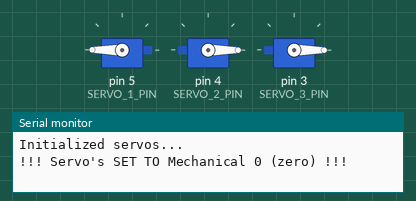
The sketch below on a simulated Arduino Uno, built with avr-gcc and run on an emulated ATmega328P. Shown: 3 × servo, the last lines printed to the serial monitor.

Above: at 0.1 s.
At 2.0 s:
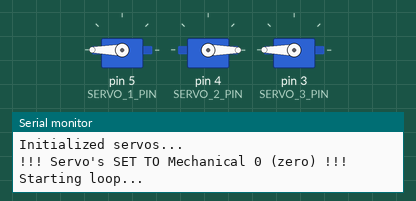
At 4.0 s:
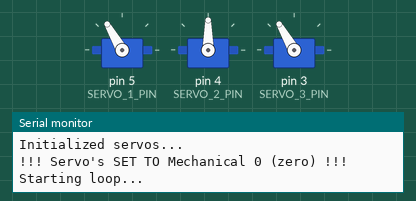
At 8.9 s:
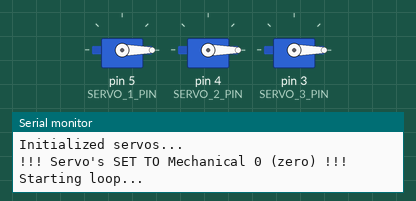
At 12.0 s:
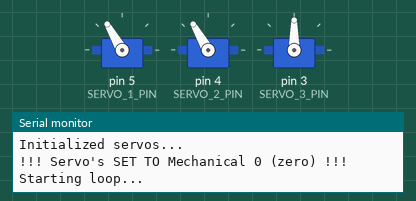
At 17.8 s:
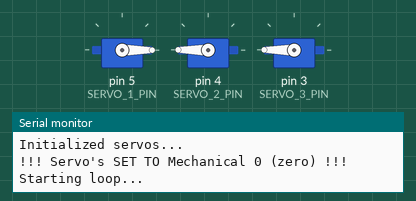
Timing chart, 0 to 23.2 s (numbered marks = the images above):
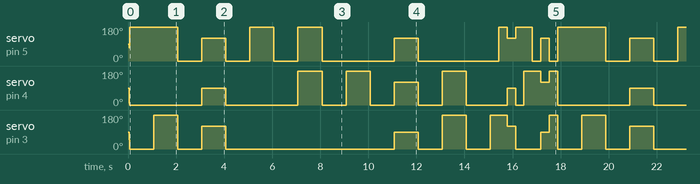

Measured:
- by itself, servo on pin 3 (SERVO_3_PIN): repeats every 17.8 s: 0° 1.0 s, 180° 1.0 s, 0° 1.0 s, 120° 1.0 s, 0° 7.0 s, 90° 1.0 s, 0° 1.0 s, 180° 1.0 s, 0° 1.0 s, 180° 0.70 s, 120° 0.35 s, 0° 1.1 s, 90° 0.35 s, 180° 0.35 s
- by itself, servo on pin 4 (SERVO_2_PIN): repeats every 17.8 s: 0° 3.0 s, 90° 1.0 s, 0° 3.0 s, 2 × (180° 1.0 s, 0° 1.0 s), 120° 1.0 s, 0° 1.0 s, 180° 1.0 s, 0° 1.7 s, 90° 0.35 s, 0° 0.35 s, 180° 0.70 s, 120° 0.35 s, 180° 0.35 s

The sketch:

stewie.ino
```cpp
#include <Servo.h>


#define SERVO_1_PIN 5 // Zpb3
#define SERVO_2_PIN 4 // Zpb2
#define SERVO_3_PIN 3 // Zpb1
#define servothree 120
Servo servo1;
Servo servo2;
Servo servo3;

int i = 1;
int delay1 = 1000;
int delay2 = 350;
void setup()
{
    Serial.begin(9600);
    servo1.attach(SERVO_1_PIN);
    servo2.attach(SERVO_2_PIN);
    servo3.attach(SERVO_3_PIN);
    delay(50);
    Serial.println("Initialized servos...");
    servo1.write(70);
    servo2.write(10);
    servo3.write(50);
    Serial.println("!!! Servo's SET TO Mechanical 0 (zero) !!!");
    Serial.println("Starting loop...");


}

void loop()
{
    //LOOP 1
    //1ST
    servo1.write(180);
    servo2.write(0);
    servo3.write(0);
    delay(delay1);


    //2nd
    servo1.write(180);
    servo2.write(0);
    servo3.write(180);
    delay(delay1);

    servo1.write(0);
    servo2.write(0);
    servo3.write(0);
    delay(delay1);

    //3rd
    servo1.write(120);
    servo2.write(90);
    servo3.write(120);
    delay(delay1);

    servo1.write(0);
    servo2.write(0);
    servo3.write(0);
    delay(delay1);

    //4th
    servo1.write(180);
    servo2.write(0);
    servo3.write(0);
    delay(delay1);

    servo1.write(0);
    servo2.write(0);
    servo3.write(0);
    delay(delay1);

    //5th
    servo1.write(180);
    servo2.write(180);
    servo3.write(0);
    delay(delay1);

    servo1.write(0);
    servo2.write(0);
    servo3.write(0);
    delay(delay1);

    //6th
    servo1.write(0);
    servo2.write(180);
    servo3.write(0);
    delay(delay1);

    servo1.write(0);
    servo2.write(0);
    servo3.write(0);
    delay(delay1);

    //7th
    servo1.write(120);
    servo2.write(120);
    servo3.write(90);
    delay(delay1);

    servo1.write(0);
    servo2.write(0);
    servo3.write(0);
    delay(delay1);

    //8th
    servo1.write(0);
    servo2.write(180);
    servo3.write(180);
    delay(delay1);

    servo1.write(0);
    servo2.write(0);
    servo3.write(0);
    delay(delay1);


    //LOOP 2
    //1ST
    servo1.write(0);
    servo2.write(0);
    servo3.write(180);
    delay(delay2);

    //2nd
    servo1.write(180);
    servo2.write(0);
    servo3.write(180);
    delay(delay2);

    //3rd
    servo1.write(120);
    servo2.write(90);
    servo3.write(120);
    delay(delay2);

    //4th
    servo1.write(180);
    servo2.write(0);
    servo3.write(0);
    delay(delay2);

    //5th
    servo1.write(180);
    servo2.write(180);
    servo3.write(0);
    delay(delay2);

    //6th
    servo1.write(0);
    servo2.write(180);
    servo3.write(0);
    delay(delay2);


    //7th
    servo1.write(120);
    servo2.write(120);
    servo3.write(90);
    delay(delay2);

    //8th
    servo1.write(0);
    servo2.write(180);
    servo3.write(180);
    delay(delay2);

}
```
